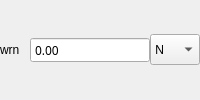
        <widget class="QFrame" name="frameLatDecDeg">
         <property name="frameShape">
          <enum>QFrame::NoFrame</enum>
         </property>
         <property name="frameShadow">
          <enum>QFrame::Raised</enum>
         </property>
         <layout class="QHBoxLayout" name="horizontalLayout_9">
          <property name="spacing">
           <number>0</number>
          </property>
          <property name="leftMargin">
           <number>0</number>
          </property>
          <property name="topMargin">
           <number>0</number>
          </property>
          <property name="rightMargin">
           <number>0</number>
          </property>
          <property name="bottomMargin">
           <number>0</number>
          </property>
          <item>
           <widget class="QLabel" name="labelLatDecDegWarning">
            <property name="maximumSize">
             <size>
              <width>30</width>
              <height>16777215</height>
             </size>
            </property>
            <property name="text">
             <string>wrn</string>
            </property>
           </widget>
          </item>
          <item>
           <widget class="LSADoubleSpinBox" name="doubleLatDecDeg">
            <property name="font">
             <font>
              <family>Courier 10 Pitch</family>
             </font>
            </property>
            <property name="buttonSymbols">
             <enum>QAbstractSpinBox::NoButtons</enum>
            </property>
            <property name="minimum">
             <double>-90.000000000000000</double>
            </property>
            <property name="maximum">
             <double>90.000000000000000</double>
            </property>
            <property name="singleStep">
             <double>0.000000000000000</double>
            </property>
           </widget>
          </item>
          <item>
           <widget class="QComboBox" name="comboLatDecDegNS">
            <property name="sizePolicy">
             <sizepolicy hsizetype="Preferred" vsizetype="Preferred">
              <horstretch>0</horstretch>
              <verstretch>0</verstretch>
             </sizepolicy>
            </property>
            <property name="maximumSize">
             <size>
              <width>50</width>
              <height>31</height>
             </size>
            </property>
            <property name="font">
             <font>
              <family>Courier 10 Pitch</family>
             </font>
            </property>
            <property name="editable">
             <bool>false</bool>
            </property>
            <item>
             <property name="text">
              <string>N</string>
             </property>
            </item>
            <item>
             <property name="text">
              <string>S</string>
             </property>
            </item>
           </widget>
          </item>
         </layout>
        </widget>
